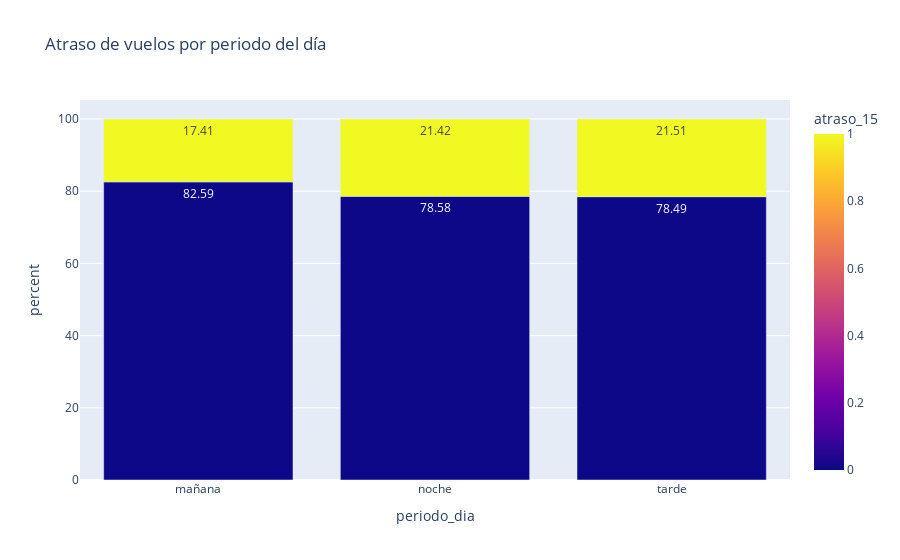

Notebook source saved alongside this figure:
### Markdown cell above
En cuanto a la variable de horario, el principal aprendizaje es que los vuelos de "mañana" tienen menos retrasos que el promedio general, mientras que los otros dos están por sobre la media. Denuevo, pareciera ser una variable que podrá aportar a la predictibilidad del modelo que desarrollaremos.

### Code cell
visualize_category(df = df, category_1= 'periodo_dia', category_1_name = 'periodo del día').show()

### Figure 1 — Plotly figure (JSON) as saved in the notebook; plotly's stock layout.template omitted (floating-point values rounded to 4 significant figures)
{"data": [{"alignmentgroup": "True", "hovertemplate": "periodo_dia=%{x}<br>percent=%{y}<br>size=%{text}<br>atraso_15=%{marker.color}<extra></extra>", "legendgroup": "", "marker": {"color": [0, 1, 0, 1, 0, 1], "coloraxis": "coloraxis", "pattern": {"shape": ""}}, "name": "", "offsetgroup": "", "orientation": "v", "showlegend": false, "text": [20937, 4414, 13632, 3716, 20020, 5486], "textposition": "auto", "texttemplate": "%{y}", "type": "bar", "x": ["mañana", "mañana", "noche", "noche", "tarde", "tarde"], "xaxis": "x", "y": [82.59, 17.41, 78.58, 21.42, 78.49, 21.51], "yaxis": "y"}], "layout": {"barmode": "relative", "coloraxis": {"colorbar": {"title": {"text": "atraso_15"}}, "colorscale": [[0, "#0d0887"], [0.1111, "#46039f"], [0.2222, "#7201a8"], [0.3333, "#9c179e"], [0.4444, "#bd3786"], [0.5556, "#d8576b"], [0.6667, "#ed7953"], [0.7778, "#fb9f3a"], [0.8889, "#fdca26"], [1, "#f0f921"]]}, "legend": {"tracegroupgap": 0}, "title": {"text": "Atraso de vuelos por periodo del día"}, "xaxis": {"anchor": "y", "domain": [0, 1], "title": {"text": "periodo_dia"}}, "yaxis": {"anchor": "x", "domain": [0, 1], "title": {"text": "percent"}}}}
